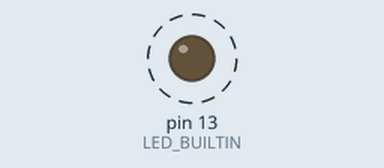
Bench run of a sketch on a simulated Arduino Uno, built with avr-gcc and run on an emulated ATmega328P. Shown: output pins drawn as LEDs (lit = HIGH). Dashed ring = blinking. No radio packets arrive unless stated; what the sketch prints to the serial monitor is not drawn.

Above: at 2.6 s.
Timing chart, 0 to 6.3 s (numbered marks = the images above):
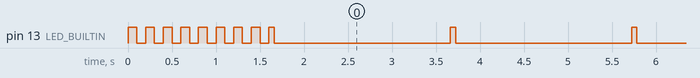

Measured:
- by itself, pin 13 (LED_BUILTIN): goes 7 × (LOW 0.10 s, HIGH 0.10 s), LOW 0.10 s, 62 × (HIGH 0.06 s, LOW 2.0 s), HIGH 0.06 s, then LOW

The sketch:

transmeter.ino
```cpp
// Include RadioHead Amplitude Shift Keying Library
#include <RH_ASK.h>
// Include dependant SPI Library
#include <SPI.h>

#define TIMEOUT 2000
// Create Amplitude Shift Keying Object on pin 10
RH_ASK rf_driver;

void setup()
{
    Serial.begin(9600);
    Serial.println("init start");
    // Initialize ASK Object
    rf_driver.init();
    if (!rf_driver.init()){
        Serial.println("init failed");
    }
    // Set up LED pin as output
    pinMode(LED_BUILTIN, OUTPUT);

    //flash LED to indicate transmitter is ready
    for (int i = 0; i < 8; i++)
    {
        digitalWrite(LED_BUILTIN, HIGH);
        delay(100);
        digitalWrite(LED_BUILTIN, LOW);
        delay(100);
    }

}

void loop()
{
    Serial.println("start message send");
    digitalWrite(LED_BUILTIN, HIGH);

    const char *msg = "Hello";
    rf_driver.send((uint8_t *)msg, strlen(msg));
    rf_driver.waitPacketSent();

    Serial.println("message send");

    digitalWrite(LED_BUILTIN, LOW);
    delay(TIMEOUT);
}
```
